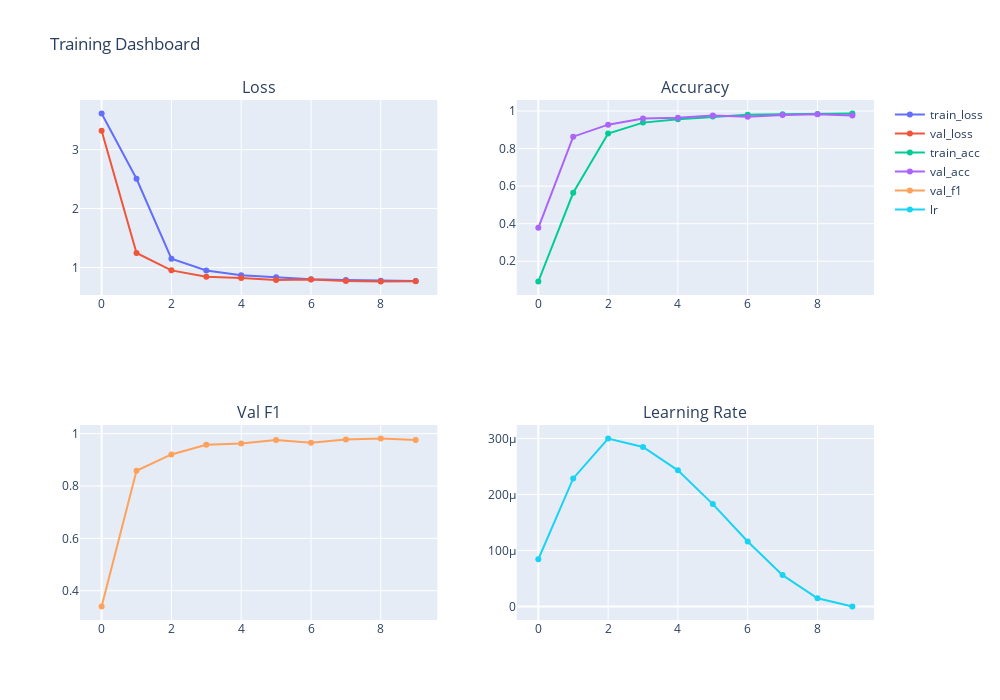

The notebook cell saved with this chart:
### Code cell
# Dashboard: learning curves (load saved history; do NOT retrain)
import json
from pathlib import Path
import plotly.graph_objects as go
from plotly.subplots import make_subplots

OUTPUT_DIR = Path.cwd() / 'impc_outputs'
hist_file = OUTPUT_DIR / 'train_history.json'

if not hist_file.exists():
    raise FileNotFoundError(f"{hist_file} missing. Run training once to create it.")

with open(hist_file, 'r') as f:
    hist = json.load(f)

fig = make_subplots(rows=2, cols=2, subplot_titles=('Loss','Accuracy','Val F1','Learning Rate'))
fig.add_trace(go.Scatter(y=hist['train_loss'], name='train_loss'), row=1, col=1)
fig.add_trace(go.Scatter(y=hist['val_loss'], name='val_loss'), row=1, col=1)
fig.add_trace(go.Scatter(y=hist['train_acc'], name='train_acc'), row=1, col=2)
fig.add_trace(go.Scatter(y=hist['val_acc'], name='val_acc'), row=1, col=2)
fig.add_trace(go.Scatter(y=hist['val_f1'], name='val_f1'), row=2, col=1)
fig.add_trace(go.Scatter(y=hist['lr'], name='lr'), row=2, col=2)
fig.update_layout(height=700, width=1000, title_text='Training Dashboard', showlegend=True)
fig.show()

### Figure 1 — Plotly figure (JSON) as saved in the notebook; plotly's stock layout.template omitted (floating-point values rounded to 4 significant figures)
{"data": [{"name": "train_loss", "type": "scatter", "xaxis": "x", "y": [3.613, 2.505, 1.148, 0.949, 0.8707, 0.8338, 0.8009, 0.7878, 0.7763, 0.7697], "yaxis": "y"}, {"name": "val_loss", "type": "scatter", "xaxis": "x", "y": [3.319, 1.247, 0.9513, 0.845, 0.8233, 0.7869, 0.798, 0.7706, 0.7625, 0.765], "yaxis": "y"}, {"name": "train_acc", "type": "scatter", "xaxis": "x2", "y": [0.09229, 0.5645, 0.8798, 0.938, 0.9563, 0.97, 0.9798, 0.9832, 0.9837, 0.9865], "yaxis": "y2"}, {"name": "val_acc", "type": "scatter", "xaxis": "x2", "y": [0.3778, 0.8632, 0.9271, 0.9596, 0.9641, 0.9765, 0.9686, 0.9787, 0.9821, 0.9765], "yaxis": "y2"}, {"name": "val_f1", "type": "scatter", "xaxis": "x3", "y": [0.3396, 0.8582, 0.9207, 0.9573, 0.9628, 0.9755, 0.9648, 0.9781, 0.9815, 0.9756], "yaxis": "y3"}, {"name": "lr", "type": "scatter", "xaxis": "x4", "y": [8.433e-05, 0.0002287, 0.0003, 0.0002849, 0.0002431, 0.0001829, 0.0001161, 5.608e-05, 1.463e-05, 2.08e-09], "yaxis": "y4"}], "layout": {"annotations": [{"font": {"size": 16}, "showarrow": false, "text": "Loss", "x": 0.225, "xanchor": "center", "xref": "paper", "y": 1, "yanchor": "bottom", "yref": "paper"}, {"font": {"size": 16}, "showarrow": false, "text": "Accuracy", "x": 0.775, "xanchor": "center", "xref": "paper", "y": 1, "yanchor": "bottom", "yref": "paper"}, {"font": {"size": 16}, "showarrow": false, "text": "Val F1", "x": 0.225, "xanchor": "center", "xref": "paper", "y": 0.375, "yanchor": "bottom", "yref": "paper"}, {"font": {"size": 16}, "showarrow": false, "text": "Learning Rate", "x": 0.775, "xanchor": "center", "xref": "paper", "y": 0.375, "yanchor": "bottom", "yref": "paper"}], "height": 700, "showlegend": true, "title": {"text": "Training Dashboard"}, "width": 1000, "xaxis": {"anchor": "y", "domain": [0, 0.45]}, "xaxis2": {"anchor": "y2", "domain": [0.55, 1]}, "xaxis3": {"anchor": "y3", "domain": [0, 0.45]}, "xaxis4": {"anchor": "y4", "domain": [0.55, 1]}, "yaxis": {"anchor": "x", "domain": [0.625, 1]}, "yaxis2": {"anchor": "x2", "domain": [0.625, 1]}, "yaxis3": {"anchor": "x3", "domain": [0, 0.375]}, "yaxis4": {"anchor": "x4", "domain": [0, 0.375]}}}
